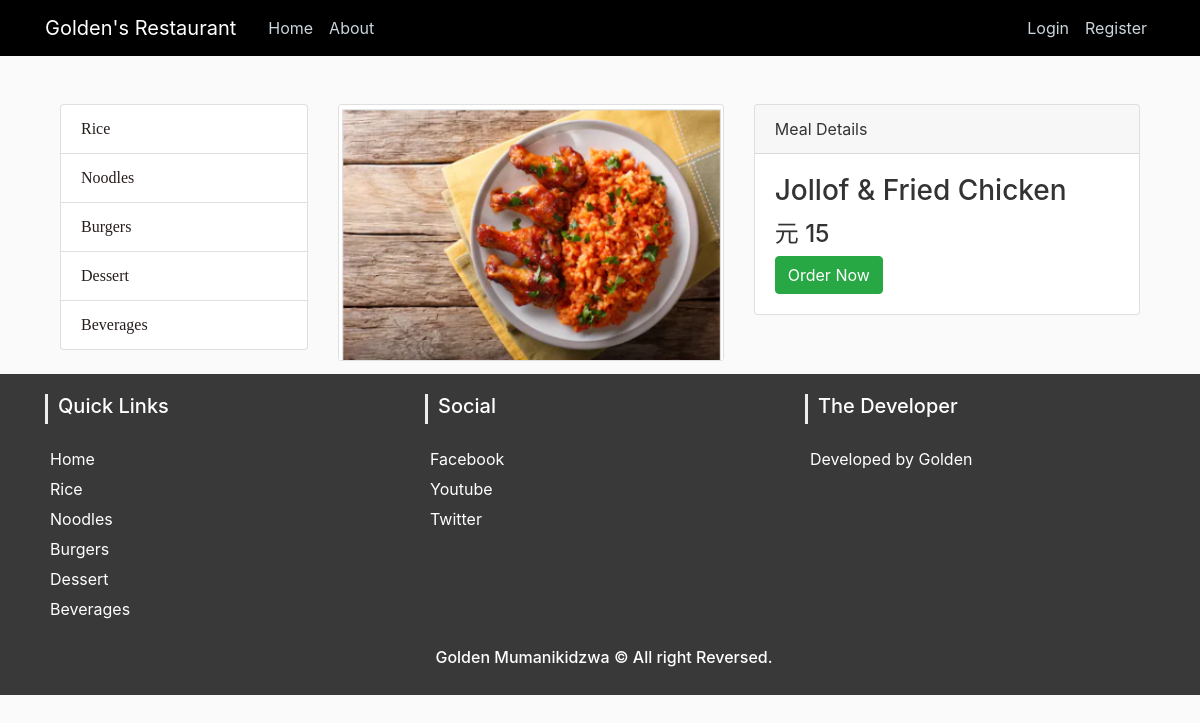
Screenshot of /view/1 with the database file from the repository.
### my_app/models.py (models this page shows, shortened)
class Meal(db.Model):
    id = db.Column(db.Integer, primary_key=True)
    name = db.Column(db.String(30), nullable=False)
    price = db.Column(db.Integer, nullable=False)
    category = db.Column(db.String(30), nullable=False)
    image_file = db.Column(db.String(30), nullable=False)

### my_app/routes.py (the view)
@app.route('/view/<int:meal_id>', methods=["GET", "POST"])
def view(meal_id):
    meal = Meal.query.get_or_404(meal_id)
    return render_template('view.html', meal=meal)

### my_app/templates/view.html
{% extends 'layout.html' %}
{% block body %}
<div class="container">
    <div class="row">
        <div class="col-lg-3 my-4">
            <div class="list-group">
                <a href="/rice" class="list-group-item">Rice</a>
                <a href="/noodle" class="list-group-item ">Noodles</a>
                <a href="/burger" class="list-group-item">Burgers</a>
                <a href="/dessert" class="list-group-item">Dessert</a>
                <a href="/beverage" class="list-group-item">Beverages</a>
            </div>
        </div>
        <div class="col-lg-9">
            <div class="row">
                <div class="col-lg-6">
                    <div class="card mt-4">
                        <img class="card-img-top img-fluid" src="/static/images/meals/{{meal.image_file}}"
                            alt="">
                    </div>
                </div>
                <div class="col-lg-6">
                    <div class="card card-outline-secondary my-4">
                        <div class="card-header">
                            Meal Details
                        </div>
                        <div class="card-body">
                            <h3 class="card-title">{{ meal.name }}</h3>
                            <h4>元 {{ meal.price }}</h4>
                            <a href="{{ url_for('order', meal_id=meal.id)}}" class="btn btn-success">Order Now</a>
                        </div>
                    </div>
                </div>
            </div>
        </div>
    </div>
</div>
{% endblock %}

### my_app/static/css/main.css (style rules this page uses)
body { background: #fafafa; color: #333333; margin-top: 5rem; }
.row .list-group a { text-decoration: nome; font-family: 'Times New Roman', Times, serif; color: rgb(39, 29, 29); }

### rows the page displays
Meal: image_file (picture), name "Jollof & Fried Chicken", price "15"
